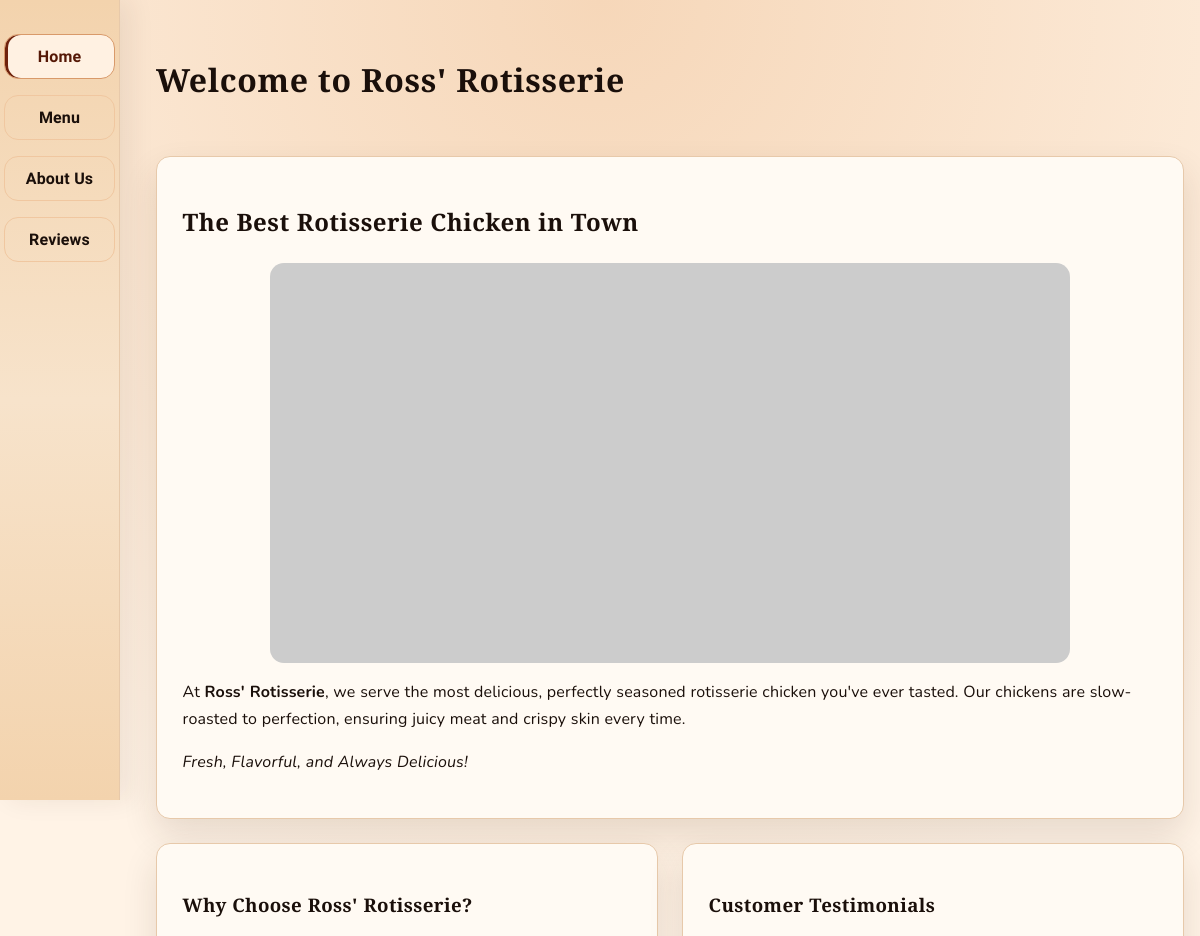
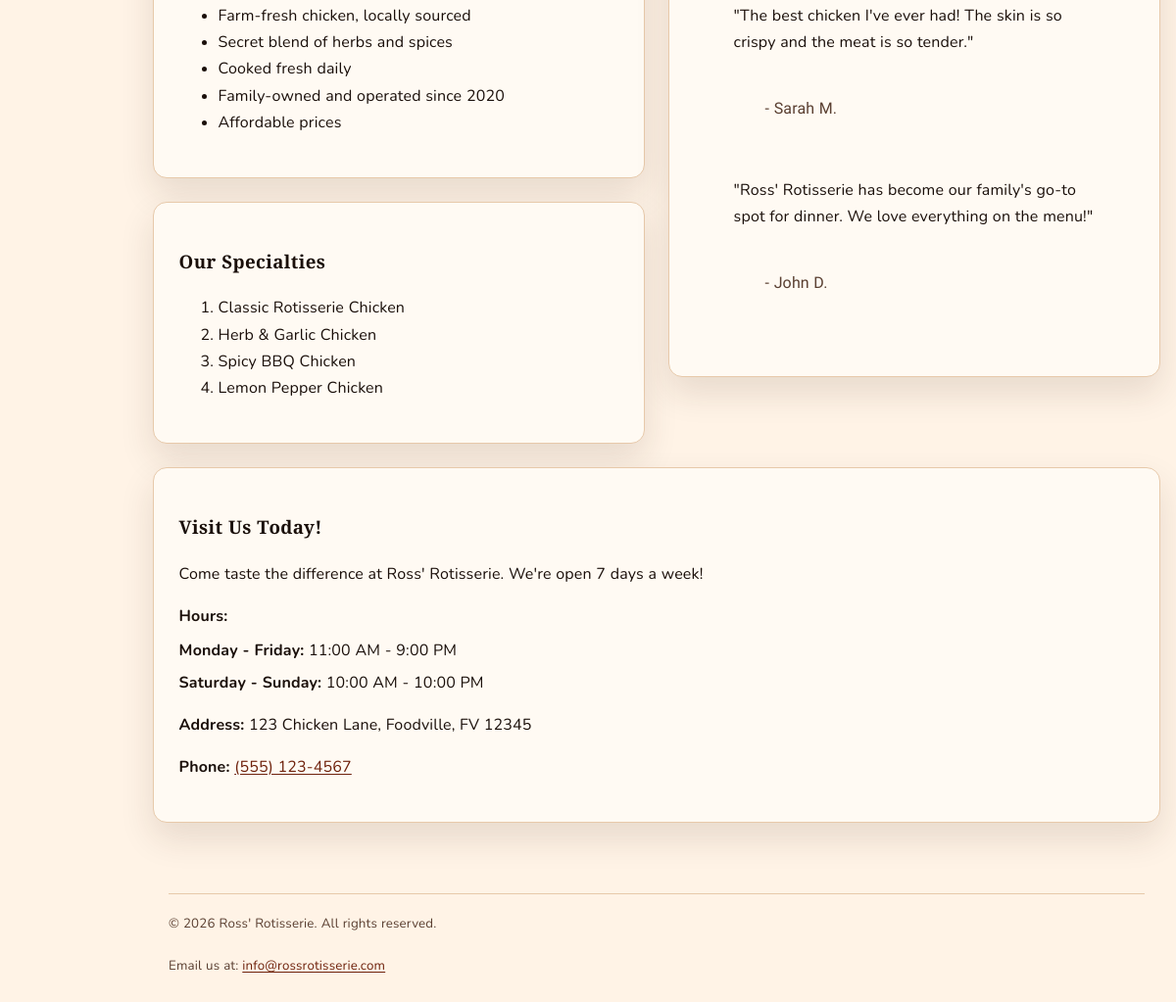
The page / on the database its author committed (2 pictures, top to bottom).
### core/models.py (models this page shows, shortened)
class Testimonial(models.Model):
    quote = models.TextField()
    name = models.CharField(max_length=80)
    ordering = models.PositiveSmallIntegerField(default=0)
    is_active = models.BooleanField(default=True)
    class Meta:
        ordering = ["ordering", "name"]

class BusinessHour(models.Model):
    day_label = models.CharField(max_length=80)
    hours = models.CharField(max_length=120)
    ordering = models.PositiveSmallIntegerField(default=0)
    is_active = models.BooleanField(default=True)
    class Meta:
        ordering = ["ordering", "day_label"]

class LocationInfo(models.Model):
    name = models.CharField(max_length=120)
    address_line1 = models.CharField(max_length=160)
    address_line2 = models.CharField(max_length=160, blank=True)
    city = models.CharField(max_length=80)
    region = models.CharField(max_length=80)
    postal_code = models.CharField(max_length=20)
    phone = models.CharField(max_length=40)
    email = models.EmailField()
    class Meta:
        verbose_name = "location info"
        verbose_name_plural = "location info"

### core/views.py (the view)
# urls.py: path("", views.home, name="home"),
def home(request):
    return render(
        request,
        "home.html",
        {
            "testimonials": Testimonial.objects.filter(is_active=True),
            "location": LocationInfo.objects.first(),
            "hours": BusinessHour.objects.filter(is_active=True),
        },
    )

### templates/home.html (shortened to what this page needs)
{% extends "base.html" %}
{% block page_heading %}Welcome to Ross' Rotisserie{% endblock %}
{% block content %}
<section class="card hero">
    <h2>The Best Rotisserie Chicken in Town</h2>
    <img src="https://picsum.photos/800/400?random=1" alt="Delicious rotisserie chicken" width="800" height="400" loading="lazy">
    <p>At <strong>Ross' Rotisserie</strong>, we serve the most delicious, perfectly seasoned rotisserie chicken you've ever tasted. Our chickens are slow-roasted to perfection, ensuring juicy meat and crispy skin every time.</p>
    <p><em>Fresh, Flavorful, and Always Delicious!</em></p>
</section>
<div class="split">
    <div class="stack">
        <section class="card">
            <h3>Why Choose Ross' Rotisserie?</h3>
            <ul>
                <li>Farm-fresh chicken, locally sourced</li>
                <li>Secret blend of herbs and spices</li>
                <li>Cooked fresh daily</li>
                <li>Family-owned and operated since 2020</li>
                <li>Affordable prices</li>
            </ul>
        </section>
        <section class="card">
            <h3>Our Specialties</h3>
            <ol>
                <li>Classic Rotisserie Chicken</li>
                <li>Herb & Garlic Chicken</li>
                <li>Spicy BBQ Chicken</li>
                <li>Lemon Pepper Chicken</li>
            </ol>
        </section>
    </div>
    <article class="card">
        <h3>Customer Testimonials</h3>
        {% for testimonial in testimonials %}
            <blockquote>
                <p>"{{ testimonial.quote }}"</p>
                <footer>- {{ testimonial.name }}</footer>
            </blockquote>
        {% empty %}
            <p>We love hearing from our guests. Check back soon for testimonials.</p>
        {% endfor %}
    </article>
</div>
<section class="card">
    <h3>Visit Us Today!</h3>
    <p>Come taste the difference at Ross' Rotisserie. We're open 7 days a week!</p>
    {% if hours %}
        <div>
            <strong>Hours:</strong>
            <ul class="hours-list">
                {% for hour in hours %}
                    <li><strong>{{ hour.day_label }}:</strong> {{ hour.hours }}</li>
                {% endfor %}
            </ul>
        </div>
    {% endif %}
    {% if location %}
        <p><strong>Address:</strong> {{ location.address_line1 }}{% if location.address_line2 %}, {{ location.address_line2 }}{% endif %}, {{ location.city }}, {{ location.region }} {{ location.postal_code }}</p>
        <p><strong>Phone:</strong> <a href="tel:{{ location.phone }}">{{ location.phone }}</a></p>
    {% endif %}
</section>
{% endblock %}

### static/styles.css (style rules this page uses)
:root { color-scheme: light; --bg: #fff3e6; --bg-accent: #f6d7b9; --text: #1a0f0a; --accent: #6f220c; --accent-dark: #551806; --muted: #5a3f31; --card: #fffaf3; --border: #e7c9aa; --radius: 14px; --max-width: 1100px; --nav-width: 120px; --shadow: 0 16px 35px rgba(60, 33, 20, 0.12); --font-body: "Nunito", "Segoe UI", "Helvetica Neue", Arial, sans-serif; --font-heading: "Bree Serif", "Georgia", "Times New Roman", serif; --font-accent: "Kalam", "Trebuchet MS", cursive; }
* { box-sizing: border-box; }
body { margin: 0; font-family: var(--font-body); color: var(--text); background: radial-gradient(circle at top, var(--bg-accent), var(--bg) 45%); line-height: 1.7; font-size: 1rem; letter-spacing: 0.01em; word-spacing: 0.02em; padding-left: calc(var(--nav-width) + 20px); }
img { max-width: 100%; height: auto; border-radius: var(--radius); display: block; margin: 0 auto; }
a { color: var(--accent); text-decoration: underline; text-underline-offset: 0.15em; }
header, main, footer { width: min(100% - 2rem, var(--max-width)); margin: 0 auto; }
h1, h2, h3, h4, h5, h6 { font-family: var(--font-heading); letter-spacing: 0.02em; }
main > .card { flex: 1 1 320px; }
main > .hero, main > .full { flex: 1 1 100%; }
.split, .pair { display: flex; flex: 1 1 100%; gap: 1.5rem; align-items: flex-start; flex-wrap: wrap; }
.split > .card, .pair > .card, .split > .stack { flex: 1 1 320px; }
.stack { display: flex; flex-direction: column; gap: 1.5rem; }
.card { background: var(--card); border: 1px solid var(--border); border-radius: var(--radius); padding: 1.6rem; box-shadow: var(--shadow); }
.hours-list { list-style: none; padding-left: 0; margin: 0.5rem 0 0; display: flex; flex-direction: column; gap: 0.35rem; }
blockquote footer { font-family: var(--font-accent); }
footer { padding: 1.5rem 1rem 2.5rem; color: var(--muted); }

### rows shown on the page
Testimonial: quote "The best chicken I've ever had! The skin is so crispy and the meat is so tender.", name "Sarah M."
Testimonial: quote "Ross' Rotisserie has become our family's go-to spot for dinner. We love everything on the menu!", name "John D."
BusinessHour: day_label "Monday - Friday", hours "11:00 AM - 9:00 PM"
BusinessHour: day_label "Saturday - Sunday", hours "10:00 AM - 10:00 PM"
LocationInfo: address_line1 "123 Chicken Lane", city "Foodville", region "FV", postal_code "12345", phone "(555) 123-4567"
